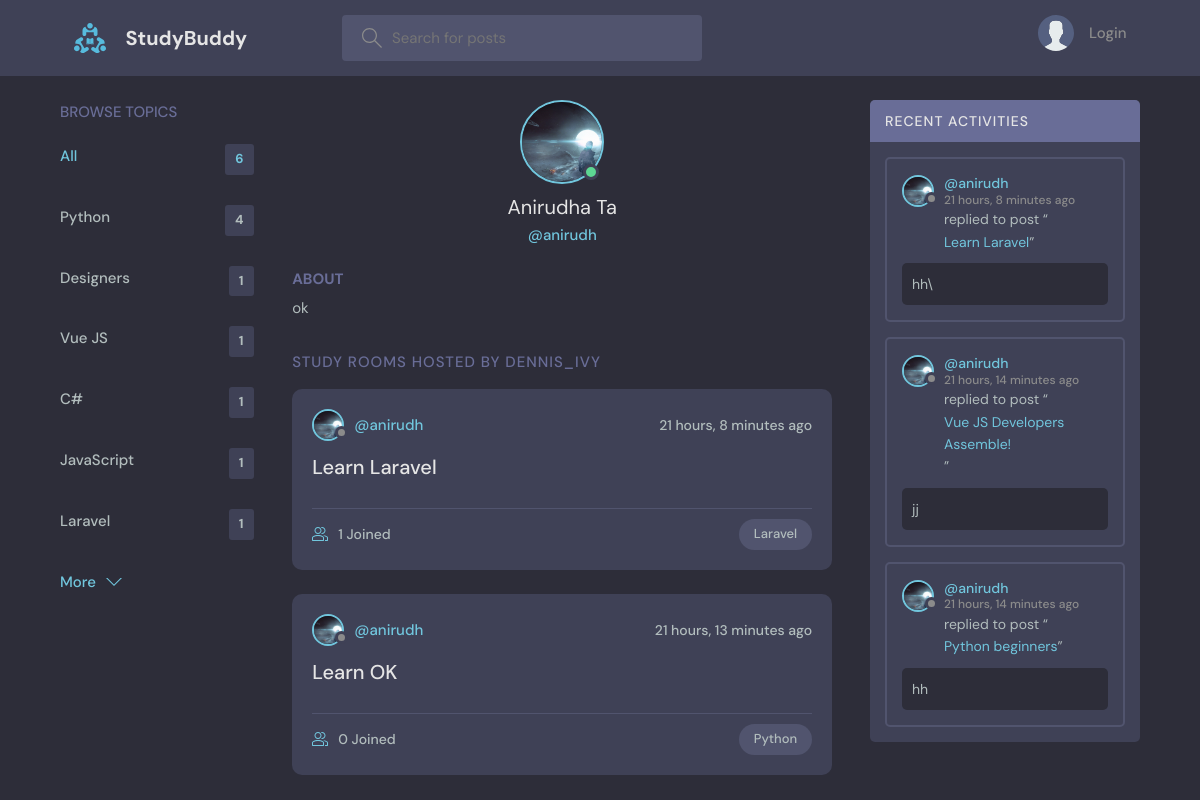
The app's page /profile/7/, older data.
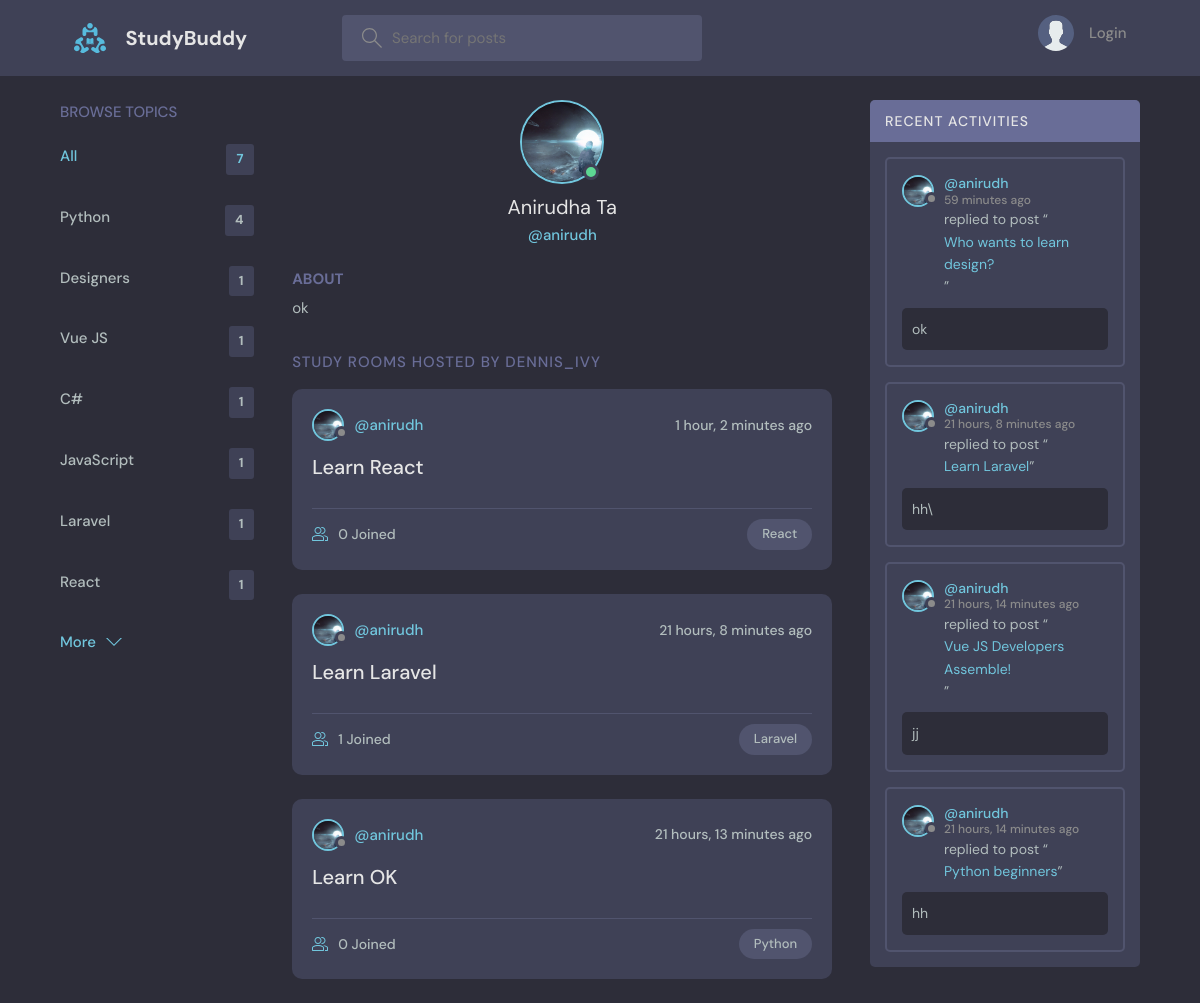
The same page, newer data.
### base/models.py (models this page shows, shortened)
class Topic(models.Model):
    name = models.CharField(max_length=200)

class User(AbstractUser):
    name = models.CharField(max_length=200, null=True)
    email = models.EmailField(unique=True, null=True)
    bio = models.TextField(null=True)
    avatar = models.ImageField(null=True, default="avatar.svg")
    USERNAME_FIELD = 'email'
    REQUIRED_FIELDS = ['username']

class Room(models.Model):
    host = models.ForeignKey(User, on_delete=models.SET_NULL, null=True)
    topic = models.ForeignKey(Topic, on_delete=models.SET_NULL, null=True)
    name = models.CharField(max_length=200)
    description = models.TextField(null=True, blank=True)
    participants = models.ManyToManyField(
    User, related_name='participants', blank=True)
    updated = models.DateTimeField(auto_now=True)
    created = models.DateTimeField(auto_now_add=True)
    class Meta:
        ordering = ['-updated', '-created']
    def __str__(self):
        return self.name

class Message(models.Model):
    user = models.ForeignKey(User, on_delete=models.CASCADE)
    room = models.ForeignKey(Room, on_delete=models.CASCADE)
    body = models.TextField()
    updated = models.DateTimeField(auto_now=True)
    created = models.DateTimeField(auto_now_add=True)
    class Meta:
        ordering = ['-updated', '-created']

### base/views.py (the view)
# urls.py: path('profile/<str:pk>/', views.userProfile, name="user-profile"),
def userProfile(request, pk):
    user = User.objects.get(id=pk)
    rooms = user.room_set.all()
    room_messages = user.message_set.all()
    topics = Topic.objects.all()
    context = {'user': user, 'rooms': rooms,
               'room_messages': room_messages, 'topics': topics}
    return render(request, 'base/profile.html', context)

### base/templates/base/profile.html (shortened to what this page needs)
{% extends 'main.html' %}
{% block content %}
<main class="profile-page layout layout--3">
  <div class="container">
    {% include 'base/topics_component.html' %}
    <div class="roomList">
      <div class="profile">
        <div class="profile__avatar">
          <div class="avatar avatar--large active">
            <img src="{{user.avatar.url}}" />
          </div>
        </div>
        <div class="profile__info">
          <h3>{{user.name}}</h3>
          <p>@{{user.username}}</p>
        </div>
        <div class="profile__about">
          <h3>About</h3>
          <p>
            {{user.bio}}
          </p>
        </div>
      </div>
      <div class="roomList__header">
        <div>
          <h2>Study Rooms Hosted by dennis_ivy</a>
          </h2>
        </div>
      </div>
      {% include 'base/feed_component.html' %}
    </div>
    {% include 'base/activity_component.html' %}
  </div>
</main>
{% endblock content %}

### templates/main.html (shortened to what this page needs)
<!DOCTYPE html>
{% load static %}
<html lang="en">
<head>
    <link rel="stylesheet" href="{% static 'styles/style.css' %}" />
</head>
<body>
    {% include 'navbar.html' %}
    {% block content %}
    {% endblock %}
</body>
</html>

### templates/navbar.html (shortened to what this page needs)
{% load static %}
<header class="header header--loggedIn">
    <div class="container">
        <a href="{% url 'home' %}" class="header__logo">
            <img src="{% static 'images/logo.svg' %}" />
            <h1>StudyBuddy</h1>
        </a>
        <form class="header__search" method="GET" action="{% url 'home' %}">
            <label>
                <input name="q" placeholder="Search for posts" />
            </label>
        </form>
        <nav class="header__menu">
            {% if request.user.is_authenticated %}
            <div class="header__user">
                <a href="{% url 'update-user' %}">
                    <div class="avatar avatar--medium active">
                        <img src="{{request.user.avatar.url}}" />
                    </div>
                    <p>{{request.user.username}} <span>@{{request.user.username}}</span></p>
                </a>
                <button class="dropdown-button">
                    <svg version="1.1" xmlns="http://www.w3.org/2000/svg" width="32" height="32" viewBox="0 0 32 32">
                        <title>chevron-down</title>
                        <path d="M16 21l-13-13h-3l16 16 16-16h-3l-13 13z"></path>
                    </svg>
                </button>
            </div>
            {% else %}
            <a href="{% url 'login' %}">
                <img src="{% static 'images/avatar.svg' %}" />
                <p>Login</p>
            </a>
            {% endif %}
        </nav>
    </div>
</header>

### base/templates/base/topics_component.html
<div class="topics">
    <div class="topics__header">
        <h2>Browse Topics</h2>
    </div>
    <ul class="topics__list">
        <li>
            <a href="{% url 'home' %}" class="active">All <span>{{topics.count}}</span></a>
        </li>
        {% for topic in topics %}
        <li>
            <a href="{% url 'home' %}?q={{topic.name}}">{{topic.name}}<span>{{topic.room_set.all.count}}</span></a>
        </li>
        {% endfor %}
    </ul>
    <a class="btn btn--link" href="{% url 'topics' %}">
        More
        <svg version="1.1" xmlns="http://www.w3.org/2000/svg" width="32" height="32" viewBox="0 0 32 32">
            <title>chevron-down</title>
            <path d="M16 21l-13-13h-3l16 16 16-16h-3l-13 13z"></path>
        </svg>
    </a>
</div>

### base/templates/base/feed_component.html (shortened to what this page needs)
{% for room in rooms %}
<div class="roomListRoom">
    <div class="roomListRoom__header">
        <a href="{% url 'user-profile' room.host.id %}" class="roomListRoom__author">
            <div class="avatar avatar--small">
                <img src="{{room.host.avatar.url}}" />
            </div>
            <span>@{{room.host.username}}</span>
        </a>
        <div class="roomListRoom__actions">
            <span>{{room.created|timesince}} ago</span>
        </div>
    </div>
    <div class="roomListRoom__content">
        <a href="{% url 'room' room.id %}">{{room.name}}</a>
    </div>
    <div class="roomListRoom__meta">
        <a href="{% url 'room' room.id %}" class="roomListRoom__joined">
            {{room.participants.all.count}} Joined
        </a>
        <p class="roomListRoom__topic">{{room.topic.name}}</p>
    </div>
</div>
{% endfor %}

### base/templates/base/activity_component.html (shortened to what this page needs)
<div class="activities">
    <div class="activities__header">
        <h2>Recent Activities</h2>
    </div>
    {% for message in room_messages %}
    <div class="activities__box">
        <div class="activities__boxHeader roomListRoom__header">
            <a href="{% url 'user-profile' message.user.id %}" class="roomListRoom__author">
                <div class="avatar avatar--small">
                    <img src="{{message.user.avatar.url}}" />
                </div>
                <p>
                    @{{message.user.username}}
                    <span>{{message.created|timesince}} ago</span>
                </p>
            </a>
        </div>
        <div class="activities__boxContent">
            <p>replied to post “<a href="{% url 'room' message.room.id %}">{{message.room}}</a>”</p>
            <div class="activities__boxRoomContent">{{message.body}}</div>
        </div>
    </div>
    {% endfor %}
</div>

Row changes from the older to the newer data that the page shows:
added Topic: name "React", room_set.all.count "1"
added Room: host.avatar (picture), host.username "anirudh", created "1 hour, 2 minutes", name "Learn React", participants.all.count "0", topic.name "React"
added Message: user.avatar (picture), user.username "anirudh", created "59 minutes", room "Who wants to learn design?", body "ok"
Text that changed along with them:
{{ topics.count }}: "6" → "7"
